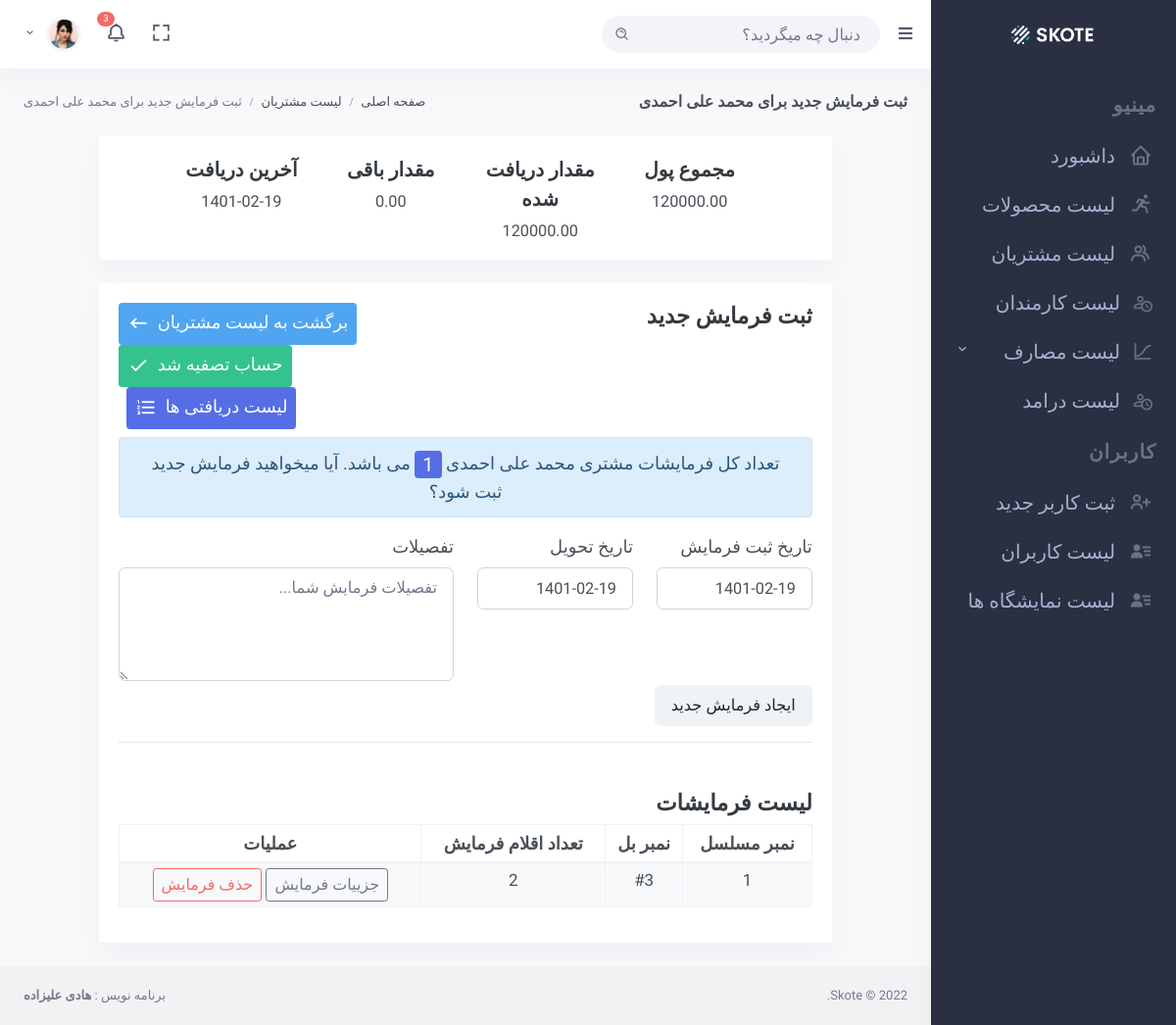
/order/1/create/ (signed in), run on the app's committed database.
### base/models.py (models this page shows, shortened)
class Customer(models.Model):
    first_name = models.CharField(max_length=255)
    last_name = models.CharField(max_length=255)
    address = models.CharField(max_length=500)
    phone_number = models.CharField(max_length=100)
    social_number = models.CharField(max_length=100)
    created_at = models.DateTimeField(auto_now_add=True)

class Recieve(models.Model):
    order = models.ForeignKey(Order, on_delete=models.SET_NULL, null=True)
    amount = models.DecimalField(max_digits=8, decimal_places=2, default=0)
    amount_letter = models.CharField(max_length=200)
    recived_at = models.DateField()

class Order(models.Model):
    customer = models.ForeignKey(Customer, on_delete=models.CASCADE)
    paid_amount = models.DecimalField(max_digits=10, decimal_places=2, default=0, verbose_name="مقدار پرداخت شده", null=True, blank=True)
    total_amount = models.DecimalField(max_digits=8, decimal_places=2, default=0)
    date_ordered = models.DateField()
    completion_date = models.DateField()
    description = models.TextField(null=True, blank=True)

### users/decorators.py (the view)
        def wrapper_func(request, *args, **kwargs):
            group = None
            if request.user.groups.exists():
                group = request.user.groups.all()[0].name
            if group in groups:
                return view_func(request, *args, **kwargs)
            else:
                return redirect("unauthorize")

### base/templates/base/orders/create.html (shortened to what this page needs)
{% extends 'base.html' %}
{% load jalali_tags %}
{% block page_title %}
ثبت فرمایش جدید برای {{customer.first_name}} {{customer.last_name}}
{% endblock page_title %}
{% block breadcrumb %}
<ol class="breadcrumb m-0">
    <li class="breadcrumb-item"><a href="/">صفحه اصلی</a></li>
    <li class="breadcrumb-item"><a href="{% url 'customer-list' %}">لیست مشتریان</a></li>
    <li class="breadcrumb-item active">ثبت فرمایش جدید برای {{customer.first_name}} {{customer.last_name}}</li>
</ol>
{% endblock breadcrumb %}
{% block content %}
    <div class="row">
        <div class="col-lg-10 m-auto">
            <div class="card">
                <div class="card-body">
                    <div class="row">
                        <div class="col-lg-1">
                        </div>
                        <div class="col-lg-10 align-self-center">
                            <div class="text-lg-center mt-4 mt-lg-0">
                                <div class="row">
                                    <div class="col-3">
                                        <div>
                                            <p class="text-dark mb-2 font-size-20" style="font-weight: bold;">مجموع پول</p>
                                            <h5 class="mb-0">{{total}}</h5>
                                        </div>
                                    </div>
                                    <div class="col-3">
                                        <div>
                                            <p class="text-dark mb-2 font-size-20" style="font-weight: bold;">مقدار دریافت شده</p>
                                            <h5 class="mb-0">{{recieved_amount}}</h5>
                                        </div>
                                    </div>
                                    <div class="col-3">
                                        <div>
                                            <p class="text-dark mb-2 font-size-20" style="font-weight: bold;">مقدار باقی</p>
                                            <h5 class="mb-0">{{remain_total_amount}}</h5>
                                        </div>
                                    </div>
                                    <div class="col-3">
                                        <div>
                                            <p class="text-dark mb-2 font-size-20" style="font-weight: bold;">آخرین دریافت</p>
                                            <h5 class="mb-0">{{last_recieved_at.recived_at|date:"Y-m-d"}}</h5>
                                        </div>
                                    </div>
                                </div>
                            </div>
                        </div>
                        <div class="col-lg-1 d-none d-lg-block">
                        </div>
                    </div>
                </div>
            </div>
        </div>
    </div>
    <div class="row">
        <div class="col-lg-10 m-auto">
            <div class="card">
                <div class="card-body">
                    <div class="row">
                        <div class="col-lg-6">
                            <h3 class="text-dark" style="font-weight: bold;">ثبت فرمایش جدید</h3>
                        </div>
                        <div class="col-lg-6">
                        <a href="{% url 'customer-list' %}" class="btn btn-info btn-sm font-size-18 ml-2 float-right">
                            برگشت به لیست مشتریان
                            <i class="mdi mdi-keyboard-backspace align-middle font-size-22 ml-1"></i>
                        </a>
                        {% if remain_total_amount == 0 %}
                        <button
                        data-toggle="modal"
                            class="btn btn-success btn-sm float-right font-size-18">حساب تصفیه شد
                            <i class="mdi mdi-check align-middle font-size-22 ml-1 "></i>
                        </button>
                        {% elif total == recieved_amount %}
                        <button
                        data-toggle="modal"
                            class="btn btn-success btn-sm float-right font-size-18">تصفیه شد
                            <i class="mdi mdi-check align-middle font-size-22 ml-1 "></i>
                        </button>
                        {% endif %}
                        <a href="{% url 'recieve-list' customer.pk %}" class="btn btn-primary btn-sm float-right font-size-18 mr-2">
                        لیست دریافتی ها
                        <i class="mdi mdi-format-list-numbered align-middle font-size-22 ml-1"></i>
                    </a>
                        </div>
                    </div>
                    <form action="" method="POST">
                        <p class="alert alert-info text-center mt-2 font-size-18">
                            تعداد کل فرمایشات مشتری {{customer.first_name}} {{customer.last_name}} <span class="badge badge-primary px-2 py-1 align-middle font-size-20 ">{{customer.order_set.all.count}}</span> می باشد. آیا میخواهید فرمایش جدید ثبت شود؟                        </p>
                        <div class="row">
                            <div class="col-lg-3">
                                <label for="" class="font-size-18">تاریخ ثبت فرمایش</label>
                                <input type="text" class="form-control form-control-lg" name="added_at" id="rDatepicker" required>
                            </div>
                            <div class="col-lg-3">
                                <label for="" class="font-size-18">تاریخ تحویل </label>
                                <input type="text" class="form-control form-control-lg" name="done_order" id="completionDatepicker" required>
                            </div>
                            <div class="col-lg-6">
                                <label for="" class="font-size-18">تفصیلات</label>
                                <textarea name="description" id="" class="form-control form-control-lg" cols="30" placeholder="تفصیلات فرمایش شما..." rows="4"></textarea>
                            </div>
                        </div>
                        <button class="btn btn-lg btn-light mt-1">ایجاد فرمایش جدید</button>
                    </form>
                    <hr>
                    <h3 class="text-dark mt-5" style="font-weight: bold;">لیست فرمایشات</h3>
                    <table class="table table-sm table-bordered table-striped">
                        <thead>
                            <tr>
                                <th class="font-size-18 text-center">نمبر مسلسل</th>
                                <th class="font-size-18 text-center">نمبر بل</th>
                                <th class="font-size-18 text-center">تعداد اقلام فرمایش</th>
                                <th class="font-size-18 text-center">عملیات</th>
                            </tr>
                            <tbody>
                                {% for order in orders %}
                                    <tr>
                                        <td class="font-size-17 text-center">{{forloop.counter}}</td>
                                        <td class="font-size-17 text-center">#{{order.id}}</td>
                                        <td class="font-size-17 text-center">{{order.orderdetail_set.all.count}}</td>
                                        <td class="font-size-17 text-center">
                                            <a href="{% url 'order-detail' order.pk %}" class="btn btn-outline-secondary font-size-16 btn-sm">
                                                جزییات فرمایش
                                            </a>
                                            <button
                                            data-toggle="modal"
                                            data-target="#delete_order"
                                            data-id="{{order.id}}"
                                            class="btn btn-outline-danger btn-sm delete-btns font-size-16">
                                                حذف فرمایش
                                            </button>
                                        </td>
                                    </tr>
                                {% empty %}
                                    <p class="alert alert-info text-center font-size-17">
                                        هیچ فرمایش برای این مشتری ثبت نشده است.
                                    </p>
                                {% endfor %}
                            </tbody>
                        </thead>
                    </table>
                </div>
            </div>
        </div>
    </div>
{% endblock content %}

### static/assets/css/custom.css (style rules this page uses)
body { font-family: 'Baloo Bhaijaan 2', cursive !important; }

### data on the page
Customer: first_name "محمد علی", last_name "احمدی", order_set.all.count "1"
Recieve: recived_at "1401-02-19"
Order: id "3", orderdetail_set.all.count "2"

### other printed values
{{ total }} "120000.00"
{{ recieved_amount }} "120000.00"
{{ remain_total_amount }} "0.00"
